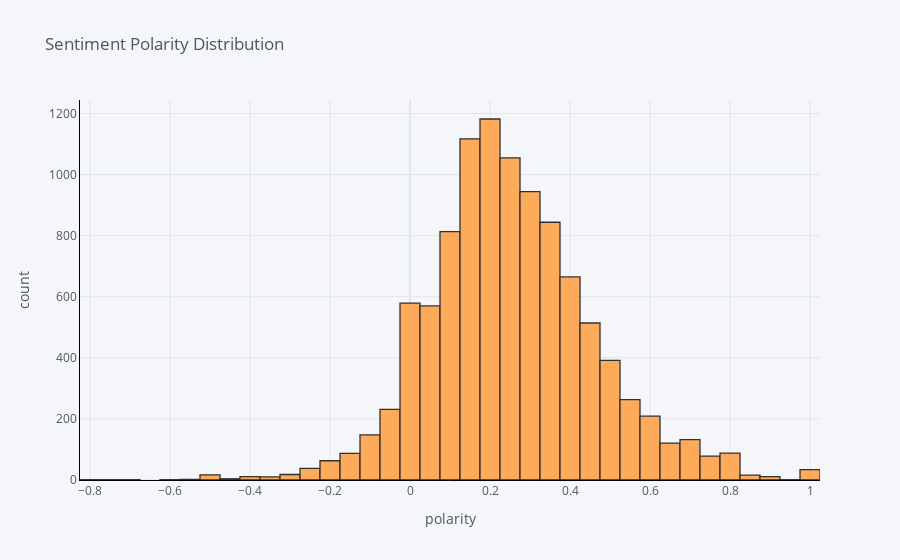

The code cell stored with this chart in its notebook:
### Markdown cell above
### Sentiment polarity distribution¶
Let's look at our polarity distribution

### Code cell
process_reviews['polarity'].iplot(
    kind='hist',
    bins=50,
    xTitle='polarity',
    linecolor='black',
    yTitle='count',
    title='Sentiment Polarity Distribution')

### Figure 1 — Plotly figure (JSON) as saved in the notebook; plotly's stock layout.template omitted (floating-point values rounded to 4 significant figures; data arrays with more than 128 entries replaced by an {"elided": "..."} marker saying what was removed)
{"data": [{"histfunc": "count", "histnorm": "", "marker": {"color": "rgba(255, 153, 51, 1.0)", "line": {"color": "#000000", "width": 1.3}}, "name": "polarity", "nbinsx": 50, "opacity": 0.8, "orientation": "v", "type": "histogram", "x": {"elided": "10261 float values"}}], "layout": {"barmode": "overlay", "legend": {"bgcolor": "#F5F6F9", "font": {"color": "#4D5663"}}, "paper_bgcolor": "#F5F6F9", "plot_bgcolor": "#F5F6F9", "title": {"font": {"color": "#4D5663"}, "text": "Sentiment Polarity Distribution"}, "xaxis": {"gridcolor": "#E1E5ED", "linecolor": "black", "showgrid": true, "tickfont": {"color": "#4D5663"}, "title": {"font": {"color": "#4D5663"}, "text": "polarity"}, "zerolinecolor": "#E1E5ED"}, "yaxis": {"gridcolor": "#E1E5ED", "linecolor": "black", "showgrid": true, "tickfont": {"color": "#4D5663"}, "title": {"font": {"color": "#4D5663"}, "text": "count"}, "zerolinecolor": "#E1E5ED"}}}
